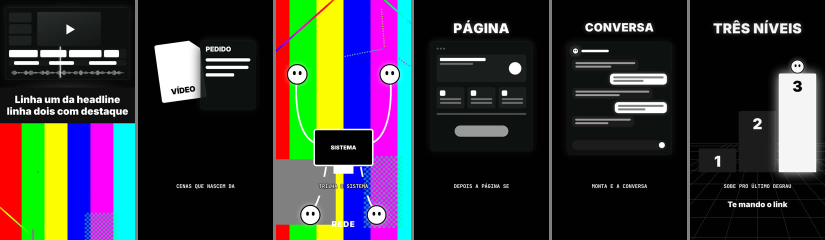
#> input picture skills/soft-edicao-motion/references/exemplo-neutro.jpg, 1650 x 480 px (shown at 1/2 size); its folder holds only this picture in this run
$ python -i render_stella.py   (imports and definitions only)
#> lines starting #> are read from the running program, lines starting #| are printed output that depends on the picture
import json,re,sys
from pathlib import Path
from PIL import Image,ImageDraw,ImageFont,ImageFilter
def render(source,out,top=315,title_px=85,secondary_px=54):
 global P,FONTES,VERDE,W,H,_fc
 source=Path(source);out=Path(out);out.mkdir(parents=True,exist_ok=True)
 P=json.loads((source/'plano.json').read_text());P['titulo']=dict(P['titulo'],l1_px=title_px,l2_px=secondary_px);W,H=1080,1920;VERDE=P['verde'];_fc={}
 FONTES={'black':str(source/'fontes/InterDisplay-BlackItalic.otf'),'kalam':str(source/'fontes/Kalam-Bold.ttf'),'advb':str(source/'fontes/Advercase-Bold.ttf'),'adv':str(source/'fontes/Advercase-Regular.ttf')}
 boxes=[]
 for i in (0,1):
  im=estado_titulo(P['ganchos'][0],bool(i));im.save(out/f'original{i}.png')
  box=im.getbbox();shift=top-box[1];new=Image.new('RGBA',im.size);new.alpha_composite(im,(0,shift));new.save(out/f'estado{i}.png');boxes.append(new.getbbox())
  assert new.getbbox()[3]<=1605,'Texto fora do recorte central'
 (out/'caixas.json').write_text(json.dumps(boxes))

# [21 lines left out: functions fonte, tokens, not called in this run]

def larg(f, w):
    return sum((f.getlength(x) for x, _ in w))

# [57 lines left out: functions linhas, desenha_texto, com_sombra, estado_titulo, not called in this run]

# [1 line not run here, left out]

>>> import cv2
>>> picture = cv2.imread('../../soft-edicao-motion/references/exemplo-neutro.jpg', cv2.IMREAD_GRAYSCALE)
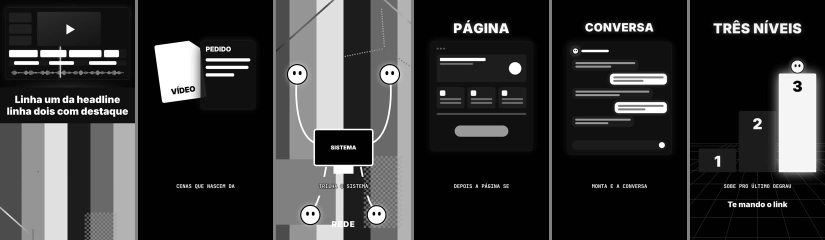
#> picture: shape (480, 1650) (shown at 1/2 size); min 0, max 255, mean 54.6
>>> result = render(picture, 'out.png')
#> (the run stopped early here; a loop or call above may not have finished)
